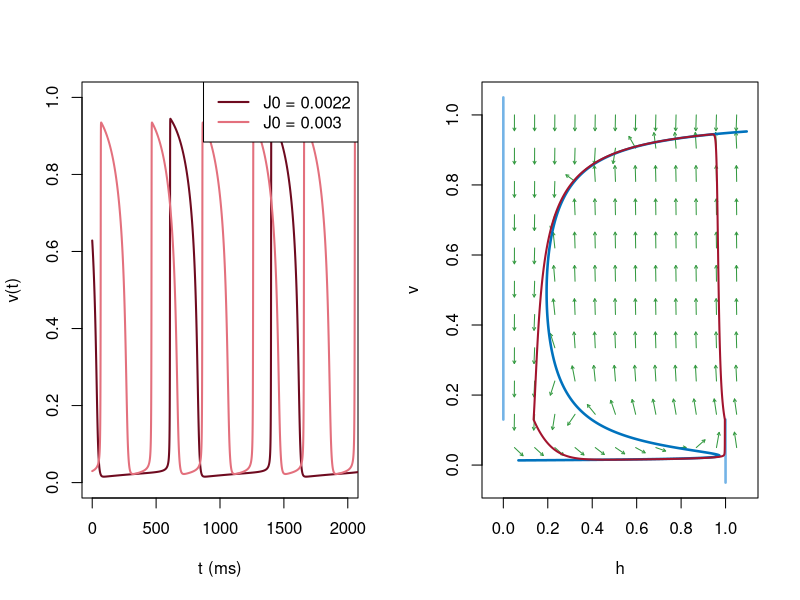

Source code (R):
# Fig. 4.25: Mitchell-Schaeffer model with pacemaker current (book, Section 4.5, Eq. 4.20)
# constant inward current J0 > J_c: left periodic action potentials for J0 = 0.0022 and 0.003,
# right the limit cycle for J0 = 0.0022 with the nullclines (there is no steady state anymore)
# (c) 2026 Philipp Kügler · Program for the book "Dynamical Systems in the Life Sciences" · MIT License (see LICENSE)
tin <- 0.3; tout <- 6; topen <- 100; tclose <- 115; vgate <- 0.13   # parameters in ms
hc <- 4 * tin / tout

simuliere <- function(T, J0 = 0, reize = c(), J = 0.2, dauer = 2, dt = 0.01) {
  # Euler's method for the Mitchell-Schaeffer model with constant current J0 and stimuli of strength J
  N <- round(T / dt); t <- dt * (0:N)
  Jt <- rep(J0, N + 1)
  for (s in reize) Jt[t >= s - 1e-9 & t < s + dauer - 1e-9] <- J0 + J
  v <- numeric(N + 1); h <- rep(1, N + 1)
  for (n in 1:N) {
    dv <- h[n] * v[n]^2 * (1 - v[n]) / tin - v[n] / tout + Jt[n]
    dh <- if (v[n] < vgate) (1 - h[n]) / topen else -h[n] / tclose
    v[n + 1] <- v[n] + dt * dv; h[n + 1] <- h[n] + dt * dh
  }
  list(t = t, v = v, h = h)
}
nullklinen <- function(J0) {
  v <- seq(0.003, 0.997, length.out = 2000)
  H <- (v / tout - J0) / (v^2 * (1 - v) / tin)       # dv/dt = 0 solved for h
  m <- H >= -0.05 & H <= 1.1
  lines(H[m], v[m], col = rgb(0, 0.447, 0.741), lwd = 2.5)
  if (J0 == 0) lines(c(-0.05, 1.1), c(0, 0), col = rgb(0, 0.447, 0.741), lwd = 2.5)
  lines(c(1, 1), c(-0.05, vgate), col = rgb(0.45, 0.70, 0.90), lwd = 2.5); lines(c(0, 0), c(vgate, 1.05), col = rgb(0.45, 0.70, 0.90), lwd = 2.5)
}
feld <- function(J0) {
  g <- expand.grid(h = seq(0.05, 1.05, length.out = 12), v = seq(0.05, 1.0, length.out = 11))
  dv <- g$h * g$v^2 * (1 - g$v) / tin - g$v / tout + J0
  dh <- ifelse(g$v < vgate, (1 - g$h) / topen, -g$h / tclose)
  L <- sqrt(dh^2 + dv^2)
  arrows(g$h, g$v, g$h + dh / L * 0.045, g$v + dv / L * 0.045, length = 0.03, col = rgb(0.2, 0.6, 0.25))
}

vv <- seq(0, 0.2, length.out = 200001)
Jc <- -min(vv^2 * (1 - vv) / tin - vv / tout)
cat(sprintf("J_c = %.5f\n", Jc))
par(mfrow = c(1, 2))
plot(NULL, xlim = c(0, 2000), ylim = c(0, 1), xlab = "t (ms)", ylab = "v(t)")
farben <- c(rgb(0.43, 0.04, 0.12), rgb(0.89, 0.44, 0.49))
J0s <- c(0.0022, 0.003)
for (j in 1:2) {
  x <- simuliere(3000, J0 = J0s[j])
  hoch <- x$t[which(x$v[-length(x$v)] < 0.5 & x$v[-1] >= 0.5) + 1]   # start of each action potential
  cat(sprintf("J0 = %g: period %.0f ms\n", J0s[j], hoch[length(hoch)] - hoch[length(hoch) - 1]))
  m <- x$t >= 400
  lines(x$t[m] - 400, x$v[m], col = farben[j], lwd = 2)
  if (j == 1) zyklus <- x
}
legend("topright", legend = sprintf("J0 = %g", J0s), col = farben, lwd = 2)
plot(NULL, xlim = c(-0.05, 1.1), ylim = c(-0.05, 1.05), xlab = "h", ylab = "v")
feld(0.0022); nullklinen(0.0022)
m <- zyklus$t >= 1500
lines(zyklus$h[m], zyklus$v[m], col = rgb(0.64, 0.08, 0.18), lwd = 2)
